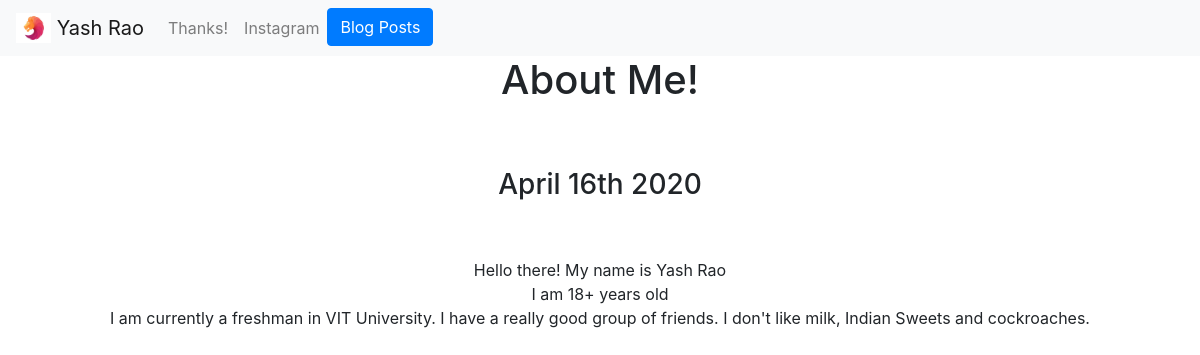
Page /blog/1/ on the committed database.
### blog/models.py (models this page shows, shortened)
class Blog(models.Model):
	title = models.CharField(max_length=200)
	description = models.TextField()
	date = models.DateField()

### blog/views.py (the view)
# urls.py: path('<int:blog_id>/', views.detail, name='detail'),
def detail(request, blog_id):
	blog = get_object_or_404(Blog, pk=blog_id)
	return render(request, 'blog/detail.html', {'blog':blog})

### blog/templates/blog/detail.html
{% extends 'portfolio/base.html' %}
{% block content %}
<h1>{{ blog.title }}<h1>
<br />
<h3>{{ blog.date|date:'F jS Y' }}</h3>
<br /><br />
{{ blog.description|safe }}
{% endblock %}

### rows in the picture
Blog: title "About Me!", date "April 16th 2020", description "Hello there! My name is Yash Rao I am 18+ years old I am currently a freshman in VIT University. I have a really good group of friends. I don't like milk, Indian Sweets and cockroaches."
